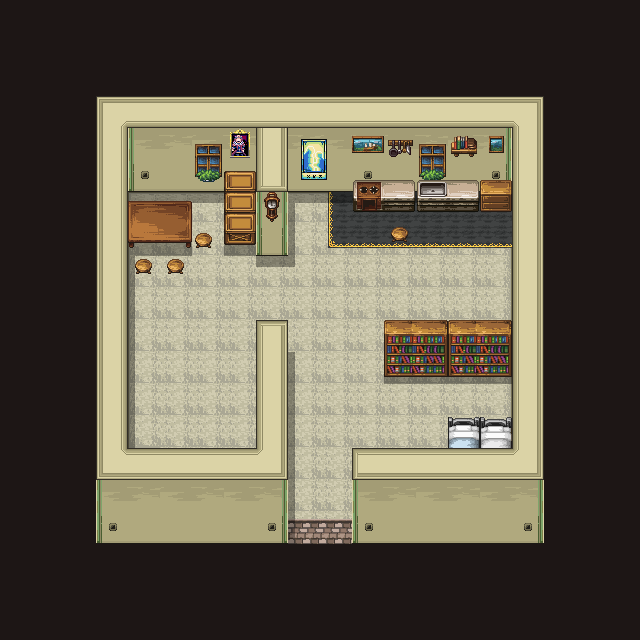

This game map was drawn from its Tiled (.tmx) file and the tilesets committed beside it. A one-line description and the trimmed map source follow:
An orthogonal 20x20 tile map with 32x32 px tiles, 10 tile layers (black, floor, carpet, shadow, ...).

<map version="1.9" tiledversion="1.9.1" orientation="orthogonal" renderorder="right-down" width="20" height="20" tilewidth="32" tileheight="32" infinite="0" nextlayerid="11" nextobjectid="1">
  <tileset firstgid="1" source="../31_tsx/31_Desert_towns_3x.tsx" />
  <layer id="1" name="black" width="20" height="20">
    <data>[400 cells, 204 non-empty, 1 distinct tile ids]</data>
  </layer>
  <layer id="4" name="floor" width="20" height="20">
    <data>[400 cells, 118 non-empty, 12 distinct tile ids]</data>
  </layer>
  <layer id="8" name="carpet" width="20" height="20">
    <data>[400 cells, 14 non-empty, 5 distinct tile ids]</data>
  </layer>
  <layer id="10" name="shadow" width="20" height="20">
    <data>[400 cells, 34 non-empty, 5 distinct tile ids]</data>
  </layer>
  <layer id="2" name="wall1" width="20" height="20">
    <data>[400 cells, 89 non-empty, 25 distinct tile ids]</data>
  </layer>
  <layer id="5" name="furniture1" width="20" height="20">
    <data>[400 cells, 35 non-empty, 27 distinct tile ids]</data>
  </layer>
  <layer id="6" name="furniture2" width="20" height="20">
    <data>[400 cells, 10 non-empty, 10 distinct tile ids]</data>
  </layer>
  <layer id="9" name="chara" width="20" height="20">
    <data>[400 cells, 0 non-empty, 0 distinct tile ids]</data>
  </layer>
  <layer id="7" name="furniture3" width="20" height="20">
    <data>[400 cells, 2 non-empty, 2 distinct tile ids]</data>
  </layer>
  <layer id="3" name="wall2" width="20" height="20">
    <data>[400 cells, 11 non-empty, 5 distinct tile ids]</data>
  </layer>
</map>
